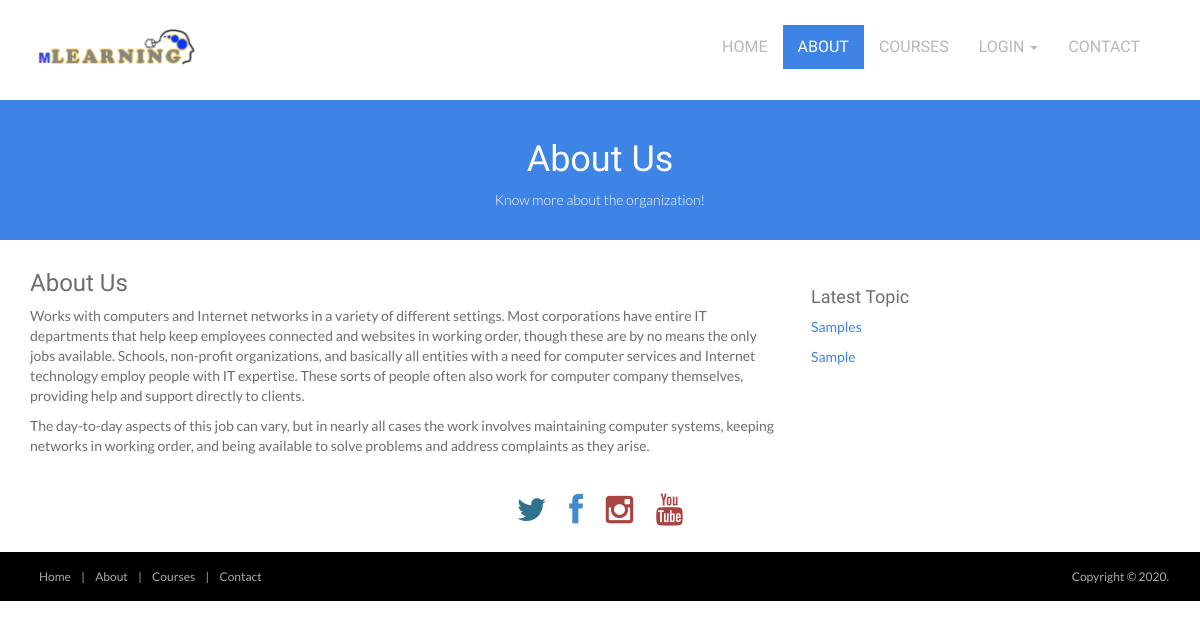
Before: /pages/about.php with the older database file.
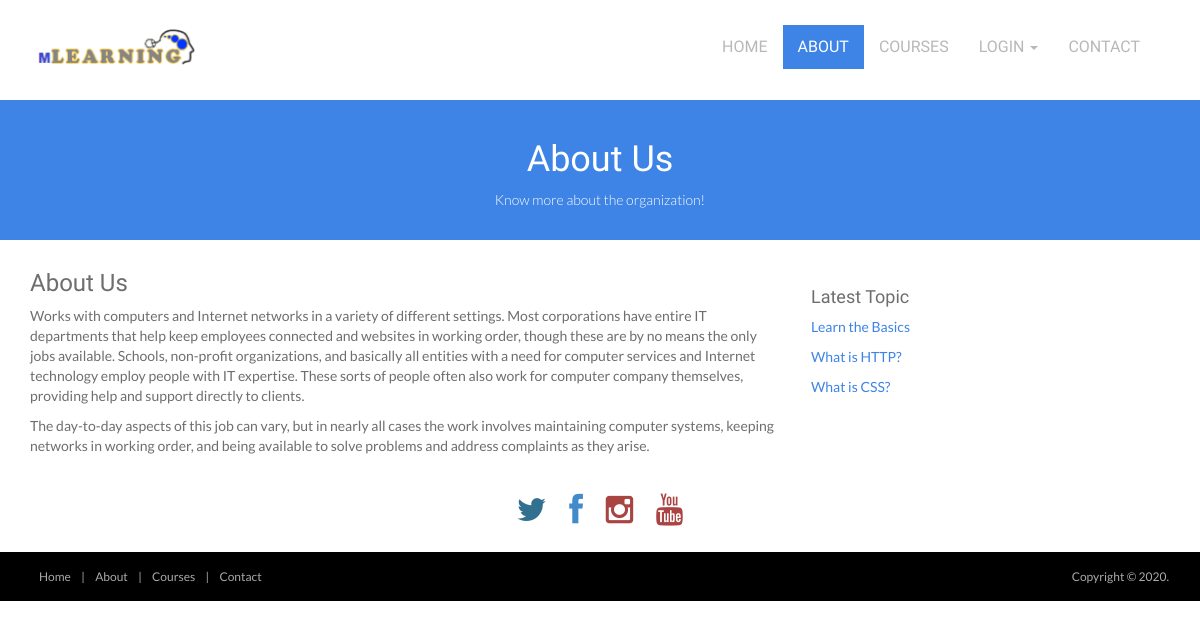
After: the same page with the newer database file.
### tables this page shows
CREATE TABLE IF NOT EXISTS `tbl_topic` (
  `topic_Id` int(11) NOT NULL auto_increment,
  `title` varchar(255) default NULL,
  `content` text,
  `datetime_posted` timestamp NULL default NULL,
  `cat_Id` int(11) default NULL,
  PRIMARY KEY  (`topic_Id`)
);

### pages/about.php (the view, shortened to what this page needs)
<!DOCTYPE html>
<html lang="en">
<head>
	<link rel="stylesheet" href="../css/bootstrap.min.css">
	<link rel="stylesheet" href="../css/font-awesome.min.css">
	<link rel="stylesheet" href="../css/bootstrap-theme.css" media="screen">
	<link rel="stylesheet" href="../css/style.css">
    <link rel='stylesheet' id='camera-css'  href='../css/camera.css' type='text/css' media='all'>
</head>
<body>
	<div class="navbar navbar-inverse">
		<div class="container">
			<div class="navbar-header">
				<a class="navbar-brand" href="../index.php">
					<img src="../images/logo.png" alt="Techro HTML5 template"></a>
			</div>
			<div class="navbar-collapse collapse">
				<ul class="nav navbar-nav pull-right mainNav">
					<li ><a href="../index.php">Home</a></li>
					<li class="active"><a href="about.php">About</a></li>
					<li><a href="courses.php">Courses</a></li>
					<li class="dropdown">
						<a href="#" class="dropdown-toggle" data-toggle="dropdown">Login <b class="caret"></b></a>
					</li>
					<li><a href="contact.php">Contact</a></li>
				</ul>
			</div>
		</div>
	</div>
	<header id="head" class="secondary">
            <div class="container">
                    <h1>About Us</h1>
                    <p>Know more about the organization!</p>
                </div>
    </header>
    <section class="container">
        <div class="row">
            <section class="col-sm-8 maincontent">
                <h3>About Us</h3>
                <p>
                    Works with computers and Internet networks in a variety of different settings.
                    Most corporations have entire IT departments that help keep employees connected and websites in working order, though these are by no means the only jobs available. Schools, non-profit organizations, and basically all entities with a need for computer services and Internet technology employ people with IT expertise.
                    These sorts of people often also work for computer company themselves, providing help and support directly to clients.
                </p>
                <p>The day-to-day aspects of this job can vary, but in nearly all cases the work involves maintaining computer systems, keeping networks in working order, and being available to solve problems and address complaints as they arise.</p>
                            </section>
            <aside class="col-sm-4 sidebar sidebar-right">
                <div class="panel">
                    <h4>Latest Topic</h4>
                    <?php
                                        $sql = "SELECT *  FROM `tbl_topic`";
                                        $run = mysql_query($sql);
                                        while($row=mysql_fetch_array($run)){
                                            $title = $row['title'];
                                            $description = $row['description'];
                                            ?>
                   <ul class="list-unstyled list-spaces">
                        <li><a href="../functions/alert.php"><?php echo ucfirst($title);?></a><br>
                            <span class="small text-muted"><?php echo ucfirst($description);?></span></li>
                      <?php
                        }
                      ?>
                    </ul>
                </div>
            </aside>
        </div>
    </section>
			<div class="social text-center">
					<a href="#"><i class="fa fa-twitter text-info"></i></a>
					<a href="#"><i class="fa fa-facebook text-primary"></i></a>
					<a href="#"><i class="fa fa-instagram text-danger"></i></a>
					<a href="#"><i class="fa fa-youtube text-danger"></i></a>
			</div>
		<div class="footer2">
			<div class="container">
				<div class="row">
					<div class="col-md-6 panel">
						<div class="panel-body">
							<p class="simplenav">
								<a href="../index.php">Home</a> |
								<a href="about.php">About</a> |
								<a href="courses.php">Courses</a> |
								<a href="contact.php">Contact</a>
							</p>
						</div>
					</div>
					<div class="col-md-6 panel">
						<div class="panel-body">
							<p class="text-right">
								Copyright &copy; 2020.
							</p>
						</div>
					</div>
				</div>
			</div>
		</div>
</body>
</html>

Changed rows visible on the page:
removed tbl_topic: title "Samples"
removed tbl_topic: title "Sample"
added tbl_topic: title "Learn the Basics"
added tbl_topic: title "What is HTTP?"
added tbl_topic: title "What is CSS?"
